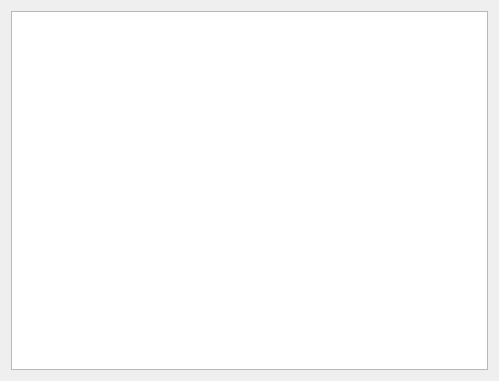
<?xml version="1.0" encoding="UTF-8"?>
<ui version="4.0">
 <class>notes</class>
 <widget class="QDialog" name="notes">
  <property name="geometry">
   <rect>
    <x>0</x>
    <y>0</y>
    <width>499</width>
    <height>381</height>
   </rect>
  </property>
  <property name="windowTitle">
   <string>Dialog</string>
  </property>
  <layout class="QVBoxLayout" name="verticalLayout">
   <item>
    <widget class="QTextEdit" name="textEdit"/>
   </item>
  </layout>
 </widget>
 <resources/>
 <connections/>
</ui>
